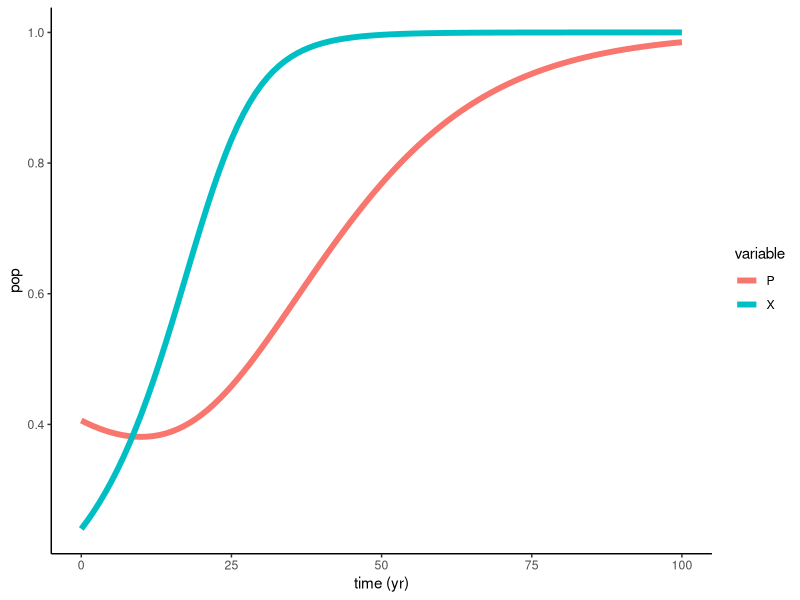
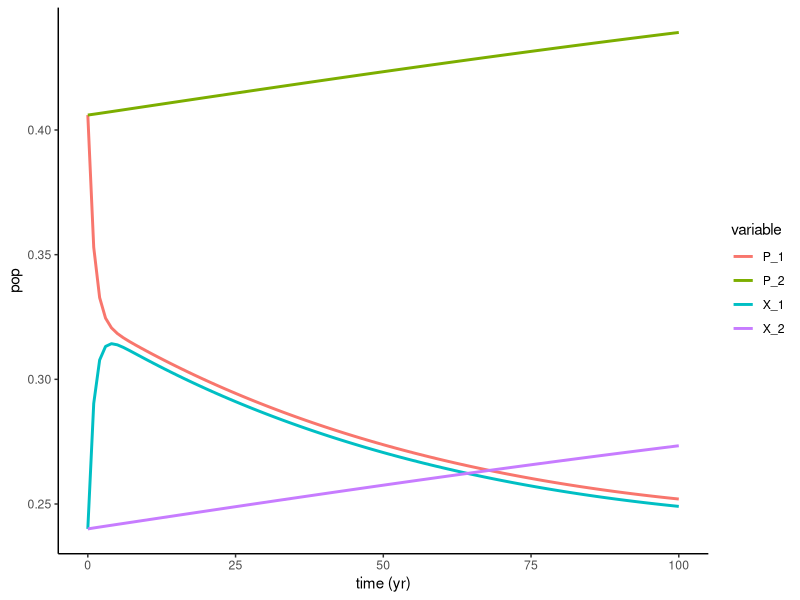
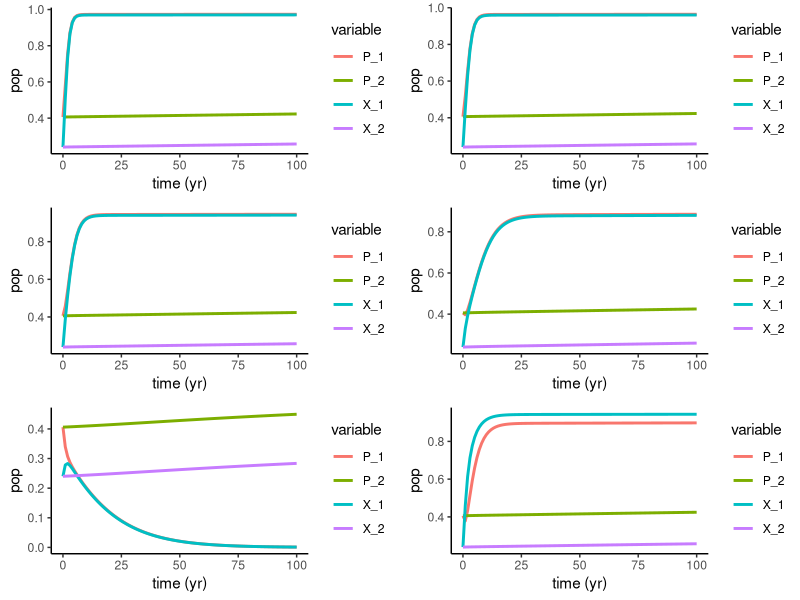
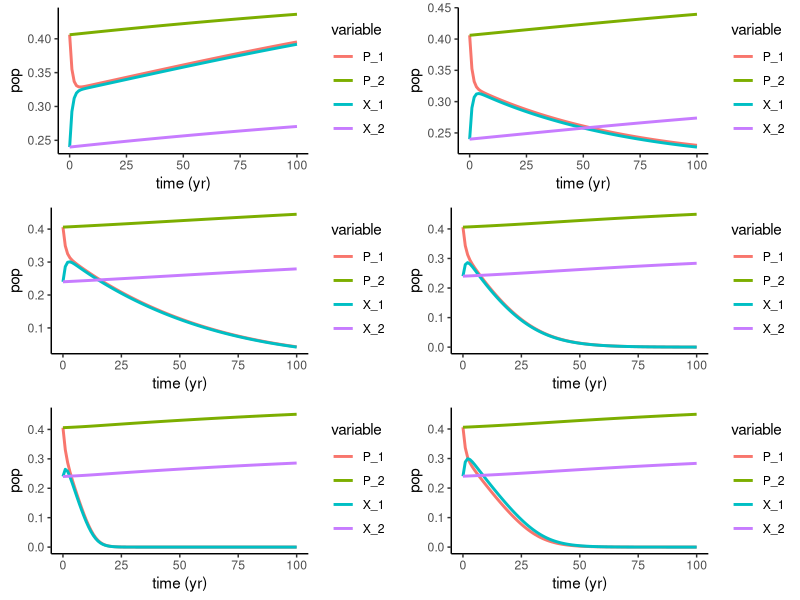
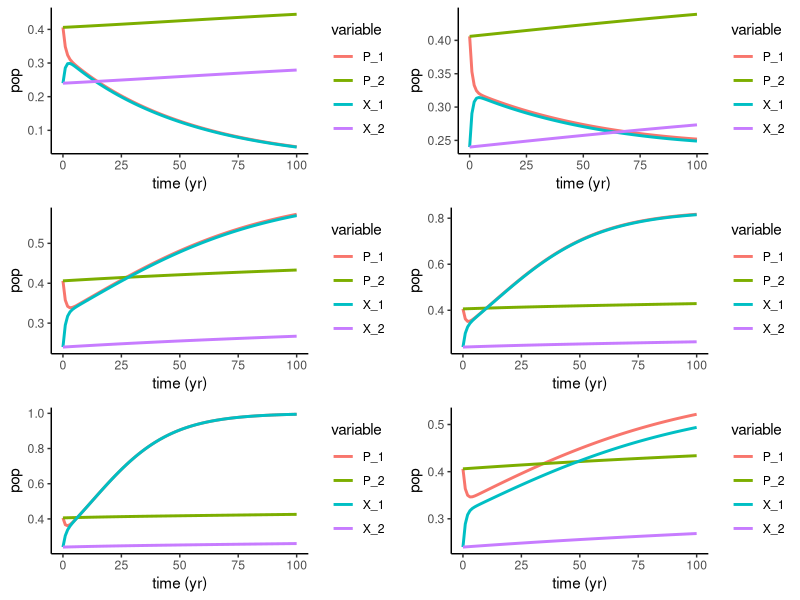
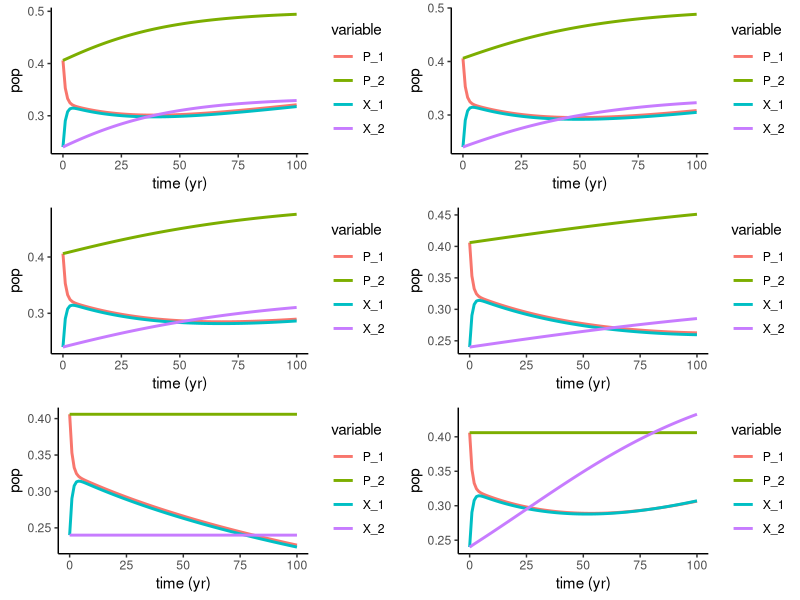
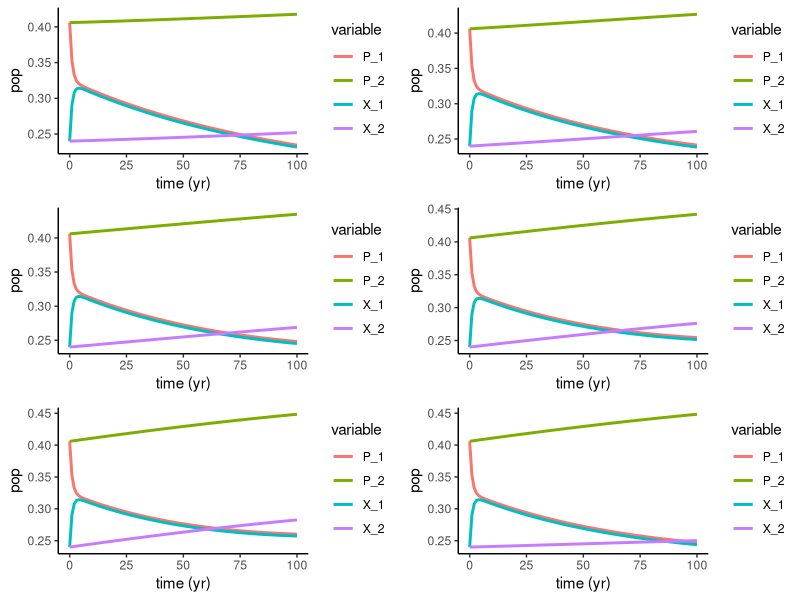
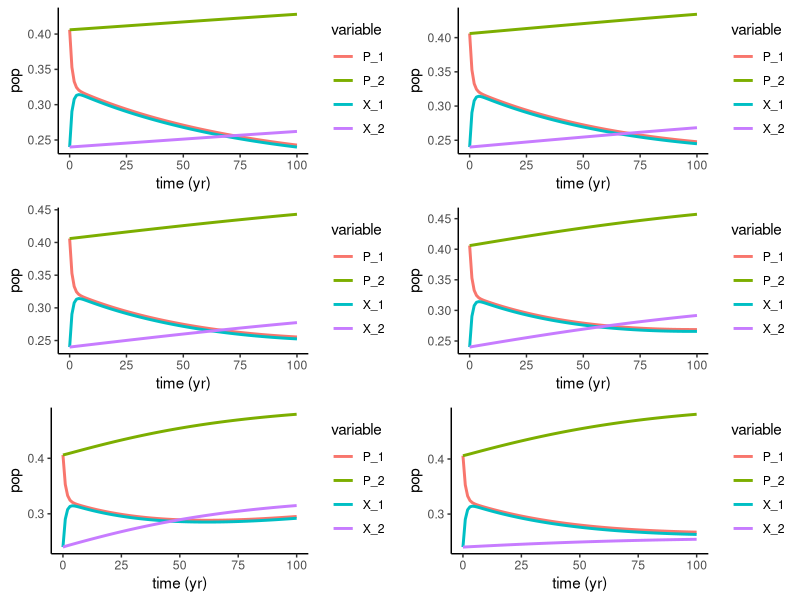

Generate these figures, in order, with R:
## ---- chunk 1
knitr::opts_chunk$set(echo = FALSE, warning = FALSE, message = FALSE)

setwd("C:/Users/sophi/Documents/GitHub/UNH_Docs/Proposal/Soc_Ecol_Model")

library(deSolve)
library(tidyverse)
library(ggplot2)
library(gridExtra)
## ---- chunk 2
Bauch.Model <- function (t, y, params) {
  ## first extract the state variables
  P <- y[1] #Fish Pop var
  X <- y[2] #conservationist var

  #TT <- y[5]
  
  ## now extract the parameters
  R <- params["R"] # Net growth/fecundity
  s <- params["s"] # supply and demand
  h <- params["h"] # Harvesting efficiency
  k <- params["k"] # Social learning rate
  w <- params["w"] # conservation costs
  c <- params["c"] # rarity valuation param
  d <- params["d"] # social norm strength
  
  ## now code the model equations
  dPdt <- R * P * (1-P) - (h * P * (1-X))/(P+s)
  dXdt <- k * X * (1-X) * (d*(2*X-1) + 1/(P+c) - w)
  
  ## combine results into a single vector
  dydt <- c(dPdt, dXdt)
  ## return result as a list!
  
  list(dydt)
}

params_Bauch <- c(R = 0.06, s = 0.8, h = 0.075, k = 0.17, w = 0.35, c = 0.6, d = 0.5)

times <- seq(from = 0, to = 100, by = 1)
xstart <- c(P = 0.406, X = .24) # See supplemental data for other starting params

ode(
  func=Bauch.Model,
  y=xstart,
  times=times,
  parms=params_Bauch
) %>%
  as.data.frame() -> out1

out1 %>%
  gather(variable,value,-time) %>%
  ggplot(aes(x=time,y=value,color=variable))+
  geom_line(size=2)+
  theme_classic()+
  labs(x='time (yr)',y='pop')

## ---- chunk 3
Bauch.Coupled <- function (t, y, params) {
  ## first extract the state variables
  P_1 <- y[1] #Fish Pop var
  P_2 <- y[2] #Fish Pop var
  X_1 <- y[3] #conservationist var
  X_2 <- y[4] #conservationist var

  #TT <- y[5]
  
  ## now extract the parameters
  R_1 <- params["R_1"] # Net growth/fecundity
  s_1 <- params["s_1"] # supply and demand
  h_1 <- params["h_1"] # Harvesting efficiency
  k_1 <- params["k_1"] # Social learning rate
  w_1 <- params["w_1"] # conservation costs
  c_1 <- params["c_1"] # rarity valuation param
  d_1 <- params["d_1"] # social norm strength
  
  R_2 <- params["R_2"] # Net growth/fecundity
  s_2 <- params["s_2"] # supply and demand
  h_2 <- params["h_2"] # Harvesting efficiency
  k_2 <- params["k_2"] # Social learning rate
  w_2 <- params["w_2"] # conservation costs
  c_2 <- params["c_2"] # rarity valuation param
  d_2 <- params["d_2"] # social norm strength 
  
  roe_1 <- params["roe_1"] # fish diffusion
  roe_2 <- params["roe_2"] # fish diffusion
  prop_1 <- params["prop_1"] # Proportion of population in group 1
  prop_2 <- params["prop_2"] # Proportion of population in group 2. prop_1 + prop_2 = 1
  
  ## now code the model equations
  dP_1dt <- R_1 * P_1 * (1-P_1) - (h_1 * P_1 * (1-X_1))/(P_1+s_1) + roe_1 * (P_2 - P_1)/2
  
  dX_1dt <- k_1 * X_1 * (prop_1-X_1) * X_2 * (prop_2-X_2) *(1/(P_1 + c_1) - w_1 + d_1*(2*X_1-prop_1) + d_2*(2*X_2 - prop_2))
  
  dP_2dt <- R_2 * P_2 * (1-P_2) - (h_2 * P_2 * (1-X_2))/(P_2+s_2) + roe_2 * (P_1 - P_2)/2
  
  dX_2dt <- k_2 * X_1 * (prop_1-X_1) * X_2 * (prop_2-X_2) *(1/(P_2 + c_2) - w_2 + d_1*(2*X_1-prop_1) + d_2*(2*X_2 - prop_2))
  
  ## combine results into a single vector
  dydt <- c(dP_1dt, dP_2dt, dX_1dt, dX_2dt)
  ## return result as a list!
  
  list(dydt)
}

params_Bauch <- c(R_1 = 0.06, s_1 = 0.8, h_1 = 0.075, k_1 = 0.17, w_1 = 0.35, c_1 = 0.6, d_1 = 0.5, roe_1 = 1, prop_1 = 0.5,
                  R_2 = 0.06, s_2 = 0.8, h_2 = 0.075, k_2 = 0.17, w_2 = 0.35, c_2 = 0.6, d_2 = 0.5, roe_2 = 1, prop_2 = 0.5)

times <- seq(from = 0, to = 100, by = 1)
xstart <- c(P_1 = 0.406, X_1 = .24, P_2 = 0.406, X_2 = .24) # See supplemental data for other starting params

ode(
  func=Bauch.Coupled,
  y=xstart,
  times=times,
  parms=params_Bauch
) %>%
  as.data.frame() -> out_Coupled

out_Coupled %>%
  gather(variable,value,-time) %>%
  ggplot(aes(x=time,y=value,color=variable))+
  geom_line(size=1)+
  theme_classic()+
  labs(x='time (yr)',y='pop')


## ---- chunk 4
# params_Default <- data.frame(R = 0.06, s = 0.8, h = 0.075, k = 0.17, w = 0.35, c = 0.6, d = 0.5, roe = 1)
# params_Bauch <- c(R_1 = 0.06, s_1 = 0.8, h_1 = 0.075, k_1 = 0.17, w_1 = 0.35, c_1 = 0.6, d_1 = 0.5, roe_1 = 1,
#                   R_2 = 0.06, s_2 = 0.8, h_2 = 0.075, k_2 = 0.17, w_2 = 0.35, c_2 = 0.6, d_2 = 0.125, roe_2 = 1)

# min <- 0
# max <- 1
# i <- 1
# param <- 8


#Note: in this function, I am changing BOTH populations' paramters. Should I try just changing one?
param_ranges <- function(param, max, min){
  #Generate list of ranges
  new_param <- seq(from=min, to=max, length.out=5)
  plotList <- list()
  
  #Change params to each quartile for graphs 1-5
  for(i in 1:length(new_param)){
    params_Default <- data.frame(R = 0.06, s = .8, h = 0.075, k = 0.17, w = 0.35, c = 0.6, d = 0.5, roe = 1, prop = .5)
    #ASSIGN OLD PARAMS TO BE NEW SEQUENCE
    params_Default[param] <- new_param[i]
    params_Bauch <- c(R_1 = params_Default$R, s_1 = params_Default$s, h_1 = params_Default$h, k_1 = params_Default$k,
                      w_1 = params_Default$w, c_1 = params_Default$c, d_1 = params_Default$d, roe_1 = params_Default$roe,
                      prop_1 =  params_Default$prop,
                      R_2 = params_Default$R, s_2 = params_Default$s, h_2 = params_Default$h, k_2 = params_Default$k,
                      w_2 = params_Default$w, c_2 =params_Default$c, d_2 = params_Default$d, roe_2 = params_Default$roe,
                      prop_2 = 1- params_Default$prop)
    
    times <- seq(from = 0, to = 100, by = 1)
    xstart <- c(P_1 = 0.406, X_1 = .24, P_2 = 0.406, X_2 = .24) #See supplemental for other starting params

    ode(
      func=Bauch.Coupled,
      y=xstart,
      times=times,
      parms=params_Bauch
    ) %>%
      as.data.frame() -> out_Diff

    p <- out_Diff %>%
      gather(variable,value,-time) %>%
      ggplot(aes(x=time,y=value,color=variable))+
      geom_line(size=1)+
      theme_classic()+
      labs(x='time (yr)',y='pop')
    plotList[[i]] <- p
  }
  
  #Now assigning the final graph to give the two populations the max and min of the paramters
    params_Default <- data.frame(R = 0.06, s = .8, h = 0.075, k = 0.17, w = 0.35, c = 0.6, d = 0.5, roe = 1, prop = .5)
    #ASSIGN OLD PARAMS TO BE NEW SEQUENCE
    params_Bauch <- c(R_1 = params_Default$R, s_1 = params_Default$s, h_1 = params_Default$h, k_1 = params_Default$k,
                      w_1 = params_Default$w, c_1 = params_Default$c, d_1 = params_Default$d, roe_1 = params_Default$roe,
                      prop_1 =  params_Default$prop,
                      R_2 = params_Default$R, s_2 = params_Default$s, h_2 = params_Default$h, k_2 = params_Default$k,
                      w_2 = params_Default$w, c_2 =params_Default$c, d_2 = params_Default$d, roe_2 = params_Default$roe,
                      prop_2 = 1- params_Default$prop)
    params_Bauch[param] <- max
    params_Bauch[(param + 9)] <- min
    
    times <- seq(from = 0, to = 100, by = 1)
    xstart <- c(P_1 = 0.406, X_1 = .24, P_2 = 0.406, X_2 = .24) #See supplemental for other starting params

    ode(
      func=Bauch.Coupled,
      y=xstart,
      times=times,
      parms=params_Bauch
    ) %>%
      as.data.frame() -> out_Diff

    p <- out_Diff %>%
      gather(variable,value,-time) %>%
      ggplot(aes(x=time,y=value,color=variable))+
      geom_line(size=1)+
      theme_classic()+
      labs(x='time (yr)',y='pop')
    plotList[[6]] <- p
  
  
  
  do.call("grid.arrange", c(plotList, ncol=2))
}
  

## ---- chunk 5
param_ranges(1, 0, 1)
## ---- chunk 6
param_ranges(2, 0.1, 1)
## ---- chunk 7
param_ranges(3, 0, .1)
## ---- chunk 8
param_ranges(4, 0, 1)
## ---- chunk 9
param_ranges(5, 0, 1)
## ---- chunk 10
param_ranges(6, 0, 1)
## ---- chunk 11
param_ranges(7, 0, 1)
## ---- chunk 12
param_ranges(8, 0, 1)
